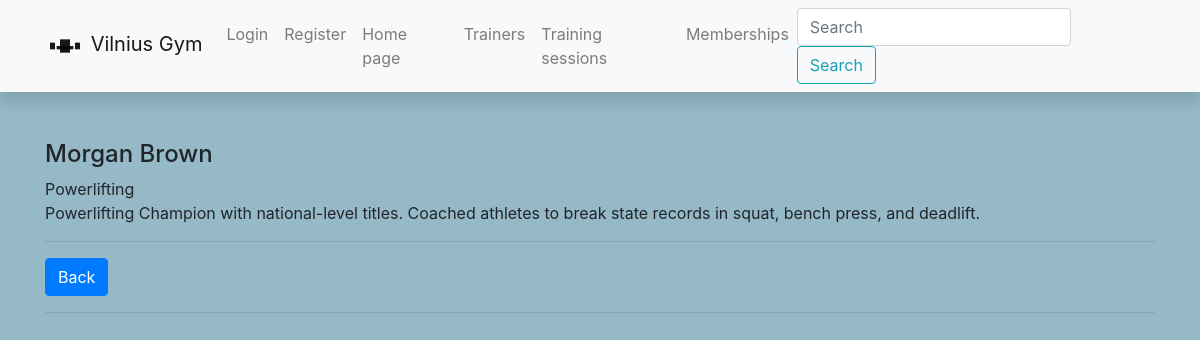
The app's page /gym/trainer/4 with its own data.
### gym/models.py (models this page shows, shortened)
class Trainer(models.Model):
    first_name = models.CharField('Name', max_length=50, help_text='Enter your name')
    last_name = models.CharField('Surname', max_length=50, help_text='Enter your surname')
    email = models.CharField('Email', max_length=50, help_text="Enter email adress")
    specialization = models.CharField('Specialization', max_length=100, default='Specialization....')
    professional_history = HTMLField()
    cover = models.ImageField(upload_to='covers/trainer_covers', blank=True, null=True)
    class Meta:
        ordering = ('last_name', 'first_name')

### gym/views.py (the view)
# urls.py: path('trainer/<int:trainer_id>', views.get_one_trainer, name='trainer-one'),
def get_one_trainer(request, trainer_id):
    one_trainer = get_object_or_404(Trainer, pk=trainer_id)
    context = {'one_trainer': one_trainer}
    return render(request, 'trainer.html', context=context)

### gym/templates/trainer.html
{% extends 'base.html' %}
{% load static %}
{% block content %}
<h4> {{ one_trainer.first_name }} {{ one_trainer.last_name }}</h4>
<a>{{ one_trainer.specialization }}</a>
<a>{{ one_trainer.professional_history|safe }}</a>
<hr>
<a href="{% url 'trainers-all' %}" class="btn btn-primary">Back</a>
<hr>
{% endblock %}

### gym/static/css/styles.css (style rules this page uses)
body { background-color: #95B9C7; }

### records on screen
Trainer: first_name "Morgan", last_name "Brown", specialization "Powerlifting", professional_history "Powerlifting Champion with national-level titles. Coached athletes to break state records in squat, bench press, and deadlift."
